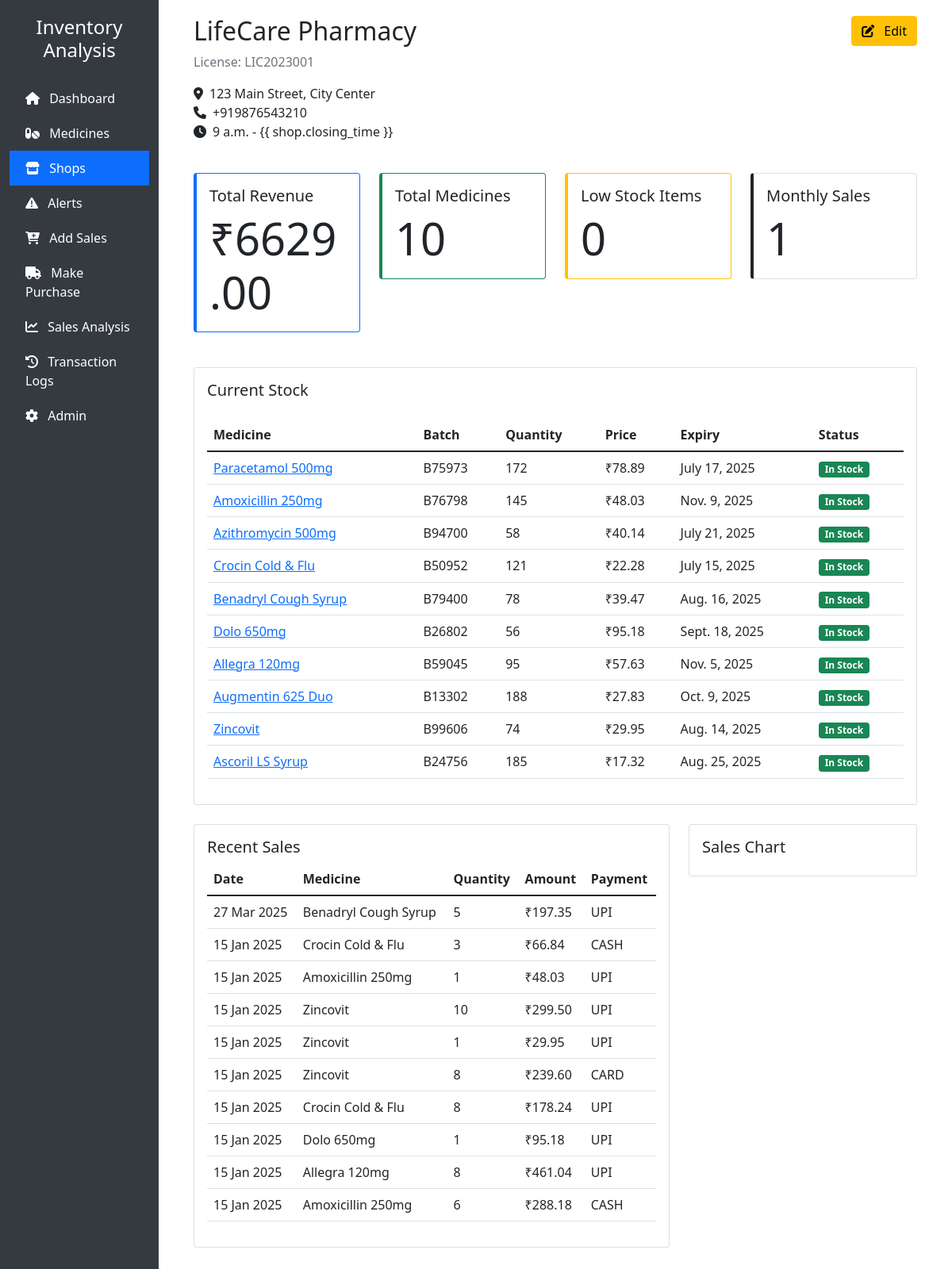
The app's page /shops/1/ with its own data.
### inventory/models.py (models this page shows, shortened)
class Shop(models.Model):
    name = models.CharField(max_length=100)
    location = models.CharField(max_length=200)
    contact_number = models.CharField(
        max_length=15,
        validators=[
            RegexValidator(
                regex=r'^\+?1?\d{9,15}$',
                message='Phone number must be entered in format: +999999999'
            )
        ]
    )
    license_number = models.CharField(
        max_length=50,
        unique=True,
        validators=[
            RegexValidator(
                regex=r'^LIC\d{7}$',
                message='License number must be in format LIC0000000'
            )
        ]
    )
    opening_time = models.TimeField()
    closing_time = models.TimeField()
    opening_date = models.DateField(default=timezone.now)
    class Meta:
        ordering = ['name']
        indexes = [
            models.Index(fields=['name']),
            models.Index(fields=['license_number']),
        ]
        verbose_name = "Shop"
        verbose_name_plural = "Shops"

class MedicineStock(models.Model):
    medicine = models.ForeignKey(Medicine, on_delete=models.CASCADE)
    shop = models.ForeignKey(Shop, on_delete=models.CASCADE)
    batch_number = models.CharField(max_length=50)
    expiry_date = models.DateField()
    quantity = models.IntegerField(validators=[MinValueValidator(0)])
    purchase_price = models.DecimalField(
        max_digits=10,
        decimal_places=2,
        validators=[MinValueValidator(Decimal('0.01'))],
        default=Decimal('0.00'),
        help_text="Purchase price per unit"
    )
    price = models.DecimalField(
        max_digits=10,
        decimal_places=2,
        validators=[MinValueValidator(Decimal('0.01'))],
        help_text="Selling price per unit"
    )
    reorder_level = models.IntegerField(default=10)
    last_restocked = models.DateTimeField(auto_now=True)
    class Meta:
        unique_together = ['medicine', 'shop', 'batch_number']
        indexes = [
            models.Index(fields=['medicine', 'shop']),
            models.Index(fields=['expiry_date']),
        ]
        verbose_name = "Medicine Stock"
        verbose_name_plural = "Medicine Stocks"

class Medicine(models.Model):
    CATEGORY_CHOICES = [
        ('tablet', 'Tablet'),
        ('syrup', 'Syrup'),
        ('injection', 'Injection'),
        ('cream', 'Cream'),
        ('drops', 'Drops'),
    ]
    primary_id = models.CharField(
        max_length=10,
        primary_key=True,
        validators=[
            RegexValidator(
                regex=r'^MED\d{3}$',  # Use raw string for regex
                message='Medicine ID must be in format MED001'
            )
        ]
    )
    name = models.CharField(max_length=100)
    generic_name = models.CharField(max_length=100)
    manufacturer = models.CharField(max_length=100)
    category = models.CharField(max_length=50, choices=CATEGORY_CHOICES)
    description = models.TextField(blank=True)
    side_effects = models.TextField(blank=True)
    created_at = models.DateTimeField(auto_now_add=True)
    updated_at = models.DateTimeField(auto_now=True)
    class Meta:
        ordering = ['name']
        indexes = [
            models.Index(fields=['name']),
            models.Index(fields=['manufacturer']),
        ]
        verbose_name = "Medicine"
        verbose_name_plural = "Medicines"

class MedicineSale(models.Model):
    PAYMENT_CHOICES = [
        ('cash', 'Cash'),
        ('upi', 'UPI'),
        ('card', 'Card'),
        ('insurance', 'Insurance'),
    ]
    medicine = models.ForeignKey(Medicine, on_delete=models.CASCADE)
    shop = models.ForeignKey(Shop, on_delete=models.CASCADE)
    stock = models.ForeignKey(MedicineStock, on_delete=models.CASCADE)
    quantity = models.IntegerField(validators=[MinValueValidator(1)])
    unit_price = models.DecimalField(max_digits=10, decimal_places=2)
    total_amount = models.DecimalField(max_digits=10, decimal_places=2)
    payment_method = models.CharField(max_length=20, choices=PAYMENT_CHOICES)
    prescription = models.FileField(
        upload_to='prescriptions/',
        null=True,
        blank=True,
        validators=[
            FileExtensionValidator(
                allowed_extensions=['pdf', 'jpg', 'jpeg', 'png']
            )
        ]
    )
    customer_name = models.CharField(max_length=100, blank=True)
    customer_phone = models.CharField(
        max_length=15,
        blank=True,
        validators=[
            RegexValidator(
                regex=r'^\+?1?\d{9,15}$',
                message='Phone number must be entered in format: +999999999'
            )
        ]
    )
    date = models.DateTimeField(auto_now_add=True)
    class Meta:
        indexes = [
            models.Index(fields=['medicine', 'shop']),
            models.Index(fields=['date']),
        ]
        verbose_name = "Medicine Sale"
        verbose_name_plural = "Medicine Sales"

### inventory/views.py (the view)
# urls.py: path('shops/<int:shop_id>/', views.shop_detail, name='shop_detail'),
def shop_detail(request, shop_id):
    shop = get_object_or_404(Shop, id=shop_id)
    stocks = MedicineStock.objects.filter(shop=shop).select_related('medicine')
    sales = MedicineSale.objects.filter(shop=shop).select_related('medicine')
    total_revenue = sales.aggregate(total=Sum('total_amount'))['total'] or 0
    monthly_sales_count = sales.filter(
        date__month=timezone.now().month
    ).count()
    recent_sales = sales.order_by('-date')[:10]
    top_medicines = sales.values(
        'medicine__name',
        'medicine__primary_id'
    ).annotate(
        total_quantity=Sum('quantity'),
        total_sales=Sum('total_amount')
    ).order_by('-total_quantity')[:5]
    low_stock_items = stocks.filter(quantity__lte=F('reorder_level'))
    context = {
        'shop': shop,
        'stocks': stocks,
        'total_revenue': total_revenue,
        'monthly_sales_count': monthly_sales_count,
        'top_medicines': top_medicines,
        'low_stock_items': low_stock_items,
        'recent_sales': recent_sales,
    }
    return render(request, 'inventory/shops/detail.html', context)

### templates/inventory/shops/detail.html (shortened to what this page needs)
{% extends 'inventory/base.html' %}  {% block main_content %}
<div class="container-fluid">
  <div class="row mb-4">
    <div class="col-md-8">
      <h2>{{ shop.name }}</h2>
      <p class="text-muted">License: {{ shop.license_number }}</p>
      <p>
        <i class="fas fa-map-marker-alt me-2"></i>{{ shop.location }}<br />
        <i class="fas fa-phone me-2"></i>{{ shop.contact_number }}<br />
        <i class="fas fa-clock me-2"></i>{{ shop.opening_time }} - {{
        shop.closing_time }}
      </p>
    </div>
    <div class="col-md-4 text-end">
      <button
        class="btn btn-warning"
        data-bs-toggle="modal"
        data-bs-target="#editShopModal{{ shop.id }}"
      >
        <i class="fas fa-edit me-2"></i> Edit
      </button>
    </div>
  </div>
  <div class="row mb-4">
    <div class="col-md-3">
      <div class="card stats-card primary">
        <div class="card-body">
          <h5 class="card-title">Total Revenue</h5>
          <p class="card-text display-4">₹{{ total_revenue|floatformat:2 }}</p>
        </div>
      </div>
    </div>
    <div class="col-md-3">
      <div class="card stats-card success">
        <div class="card-body">
          <h5 class="card-title">Total Medicines</h5>
          <p class="card-text display-4">{{ stocks.count }}</p>
        </div>
      </div>
    </div>
    <div class="col-md-3">
      <div class="card stats-card warning">
        <div class="card-body">
          <h5 class="card-title">Low Stock Items</h5>
          <p class="card-text display-4">{{ low_stock_items.count }}</p>
        </div>
      </div>
    </div>
    <div class="col-md-3">
      <div class="card stats-card info">
        <div class="card-body">
          <h5 class="card-title">Monthly Sales</h5>
          <p class="card-text display-4">{{ monthly_sales_count }}</p>
        </div>
      </div>
    </div>
  </div>
  <div class="card mb-4">
    <div class="card-body">
      <div class="d-flex justify-content-between align-items-center mb-3">
        <h5 class="card-title">Current Stock</h5>
      </div>
      <div class="table-responsive">
        <table class="table">
          <thead>
            <tr>
              <th>Medicine</th>
              <th>Batch</th>
              <th>Quantity</th>
              <th>Price</th>
              <th>Expiry</th>
              <th>Status</th>
            </tr>
          </thead>
          <tbody>
            {% for stock in stocks %}
            <tr>
              <td>
                {% if stock.medicine.primary_id %}
                <a href="{% url 'medicine_detail' stock.medicine.primary_id %}">
                  {{ stock.medicine.name }}
                </a>
                {% else %} {{ stock.medicine.name }} {% endif %}
              </td>
              <td>{{ stock.batch_number }}</td>
              <td>{{ stock.quantity }}</td>
              <td>₹{{ stock.price }}</td>
              <td>{{ stock.expiry_date }}</td>
              <td>
                {% if stock.needs_restock %}
                <span class="badge bg-danger">Low Stock</span>
                {% elif stock.is_expired %}
                <span class="badge bg-danger">Expired</span>
                {% else %}
                <span class="badge bg-success">In Stock</span>
                {% endif %}
              </td>
            </tr>
            {% endfor %}
          </tbody>
        </table>
      </div>
    </div>
  </div>
  <div class="row mb-4">
    <div class="col-md-8">
      <div class="card">
        <div class="card-body">
          <h5 class="card-title">Recent Sales</h5>
          <div class="table-responsive">
            <table class="table">
              <thead>
                <tr>
                  <th>Date</th>
                  <th>Medicine</th>
                  <th>Quantity</th>
                  <th>Amount</th>
                  <th>Payment</th>
                </tr>
              </thead>
              <tbody>
                {% for sale in recent_sales %}
                <tr>
                  <td>{{ sale.date|date:"d M Y" }}</td>
                  <td>{{ sale.medicine.name }}</td>
                  <td>{{ sale.quantity }}</td>
                  <td>₹{{ sale.total_amount }}</td>
                  <td>{{ sale.payment_method|upper }}</td>
                </tr>
                {% endfor %}
              </tbody>
            </table>
          </div>
        </div>
      </div>
    </div>
    <div class="col-md-4">
      <div class="card">
        <div class="card-body">
          <h5 class="card-title">Sales Chart</h5>
        </div>
      </div>
    </div>
  </div>
</div>
{% endblock %}

### templates/inventory/base.html (style rules this page uses)
.card { transition: transform 0.2s; margin-bottom: 20px; }
.stats-card { border-left: 4px solid; }
.stats-card.primary { border-color: #0d6efd; }
.stats-card.success { border-color: #198754; }
.stats-card.warning { border-color: #ffc107; }

### records on screen
Shop: name "LifeCare Pharmacy", license_number "LIC2023001", location "123 Main Street, City Center", contact_number "+919876543210", opening_time "9 a.m."
MedicineStock: medicine.name "Paracetamol 500mg", batch_number "B75973", quantity "172", price "78.89", expiry_date "July 17, 2025"
MedicineStock: medicine.name "Amoxicillin 250mg", batch_number "B76798", quantity "145", price "48.03", expiry_date "Nov. 9, 2025"
MedicineStock: medicine.name "Azithromycin 500mg", batch_number "B94700", quantity "58", price "40.14", expiry_date "July 21, 2025"
MedicineStock: medicine.name "Crocin Cold & Flu", batch_number "B50952", quantity "121", price "22.28", expiry_date "July 15, 2025"
MedicineStock: medicine.name "Benadryl Cough Syrup", batch_number "B79400", quantity "78", price "39.47", expiry_date "Aug. 16, 2025"
MedicineStock: medicine.name "Dolo 650mg", batch_number "B26802", quantity "56", price "95.18", expiry_date "Sept. 18, 2025"
MedicineStock: medicine.name "Allegra 120mg", batch_number "B59045", quantity "95", price "57.63", expiry_date "Nov. 5, 2025"
MedicineStock: medicine.name "Augmentin 625 Duo", batch_number "B13302", quantity "188", price "27.83", expiry_date "Oct. 9, 2025"
MedicineStock: medicine.name "Zincovit", batch_number "B99606", quantity "74", price "29.95", expiry_date "Aug. 14, 2025"
MedicineStock: medicine.name "Ascoril LS Syrup", batch_number "B24756", quantity "185", price "17.32", expiry_date "Aug. 25, 2025"
MedicineSale: date "27 Mar 2025", medicine.name "Benadryl Cough Syrup", quantity "5", total_amount "197.35", payment_method "UPI"
MedicineSale: date "15 Jan 2025", medicine.name "Crocin Cold & Flu", quantity "3", total_amount "66.84", payment_method "CASH"
MedicineSale: date "15 Jan 2025", medicine.name "Amoxicillin 250mg", quantity "1", total_amount "48.03", payment_method "UPI"
MedicineSale: date "15 Jan 2025", medicine.name "Zincovit", quantity "10", total_amount "299.50", payment_method "UPI"
MedicineSale: date "15 Jan 2025", medicine.name "Zincovit", quantity "1", total_amount "29.95", payment_method "UPI"
MedicineSale: date "15 Jan 2025", medicine.name "Zincovit", quantity "8", total_amount "239.60", payment_method "CARD"
MedicineSale: date "15 Jan 2025", medicine.name "Crocin Cold & Flu", quantity "8", total_amount "178.24", payment_method "UPI"
MedicineSale: date "15 Jan 2025", medicine.name "Dolo 650mg", quantity "1", total_amount "95.18", payment_method "UPI"
MedicineSale: date "15 Jan 2025", medicine.name "Allegra 120mg", quantity "8", total_amount "461.04", payment_method "UPI"
MedicineSale: date "15 Jan 2025", medicine.name "Amoxicillin 250mg", quantity "6", total_amount "288.18", payment_method "CASH"

### other values on screen
{{ total_revenue|floatformat:2 }} "6629.00"
{{ stocks.count }} "10"
{{ low_stock_items.count }} "0"
{{ monthly_sales_count }} "1"
